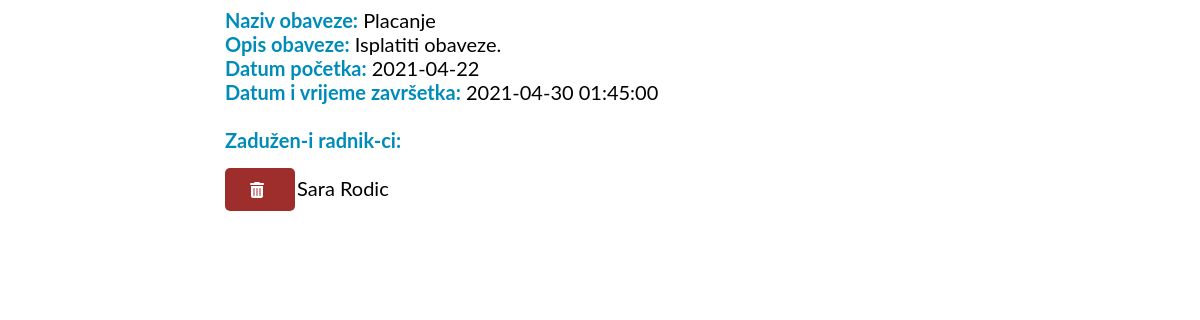
Before: /indexAdmin.php?name=viewObligation&obligationId=9 with the older database file.
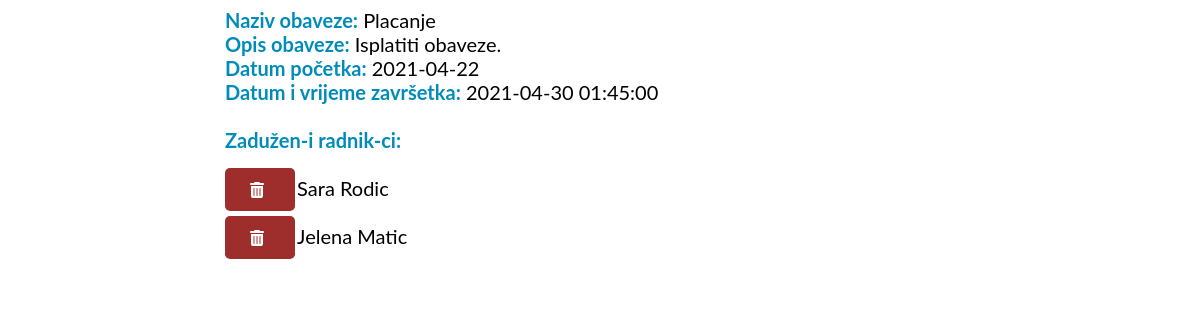
After: the same page with the newer database file.
### tables this page shows
CREATE TABLE `user_has_obligation` (
  `user_id` int(11) NOT NULL,
  `obligation_id` int(11) NOT NULL
);

CREATE TABLE `user` (
  `id` int(11) NOT NULL,
  `firstname` varchar(20) NOT NULL,
  `lastname` varchar(20) NOT NULL,
  `email` varchar(45) NOT NULL,
  `password` varchar(64) NOT NULL,
  `name_workplace` varchar(45) DEFAULT NULL,
  `date_employment` date DEFAULT NULL,
  `user_type_id` int(11) NOT NULL
);

### viewObligation.php (the view, shortened to what this page needs)
<link rel="stylesheet" href="styles/table.css">
<?php
require "connection/connection.php";
$id_obligation = $_GET['obligationId'];
$queryObligation = <<<SQL
    SELECT *
    FROM `obligation`
    WHERE id='$id_obligation'
SQL;
$resultObligation = mysqli_query($connection, $queryObligation);
$rowObligation=mysqli_fetch_assoc($resultObligation);
?>
<label><b style="color:  #008CBA">Naziv obaveze:</b></label> <?= $rowObligation['name'] ?><br>
<label><b style="color:  #008CBA">Opis obaveze:</b></label> <?= $rowObligation['description']?> <br>
<label><b style="color:  #008CBA">Datum početka:</b></label> <?= $rowObligation['start_date'] ?><br>
<label><b style="color:  #008CBA">Datum i vrijeme završetka:</b></label> <?= $rowObligation['end_date_time'] ?><br><br>
<label><b style="color:  #008CBA">Zadužen-i radnik-ci:</b></label><br><br>
<?php
$queryUserHasObligation = <<<SQL
    SELECT *
    FROM `user_has_obligation`
    WHERE obligation_id = '$id_obligation'
SQL;
$resultUserHasObligation = mysqli_query($connection, $queryUserHasObligation);
while($rowUserHasObligation = mysqli_fetch_assoc($resultUserHasObligation)){
    $userId = $rowUserHasObligation['user_id'];
    $queryUser = <<<SQL
        SELECT *
        FROM `user`
        WHERE id='$userId'
SQL;
    $resultUser = mysqli_query($connection,$queryUser);
    $rowUser = mysqli_fetch_assoc($resultUser);
    ?>
    <a href="<?='deleteRow.php?id='.$userId.'&id_obligation='.$id_obligation.'&name=user_has_obligation'?>" class="btn" style="background: #9e2e2b; margin-right: 2px" >
        <i class="fa fa-trash" style="margin-left: 9px"></i>
    </a>
    <?php
    echo $rowUser['firstname']." ".$rowUser['lastname'];
    ?>
<br><br>
<?php
}
?>

Changed rows visible on the page:
added user_has_obligation: user.firstname "Jelena", user.lastname "Matic"
